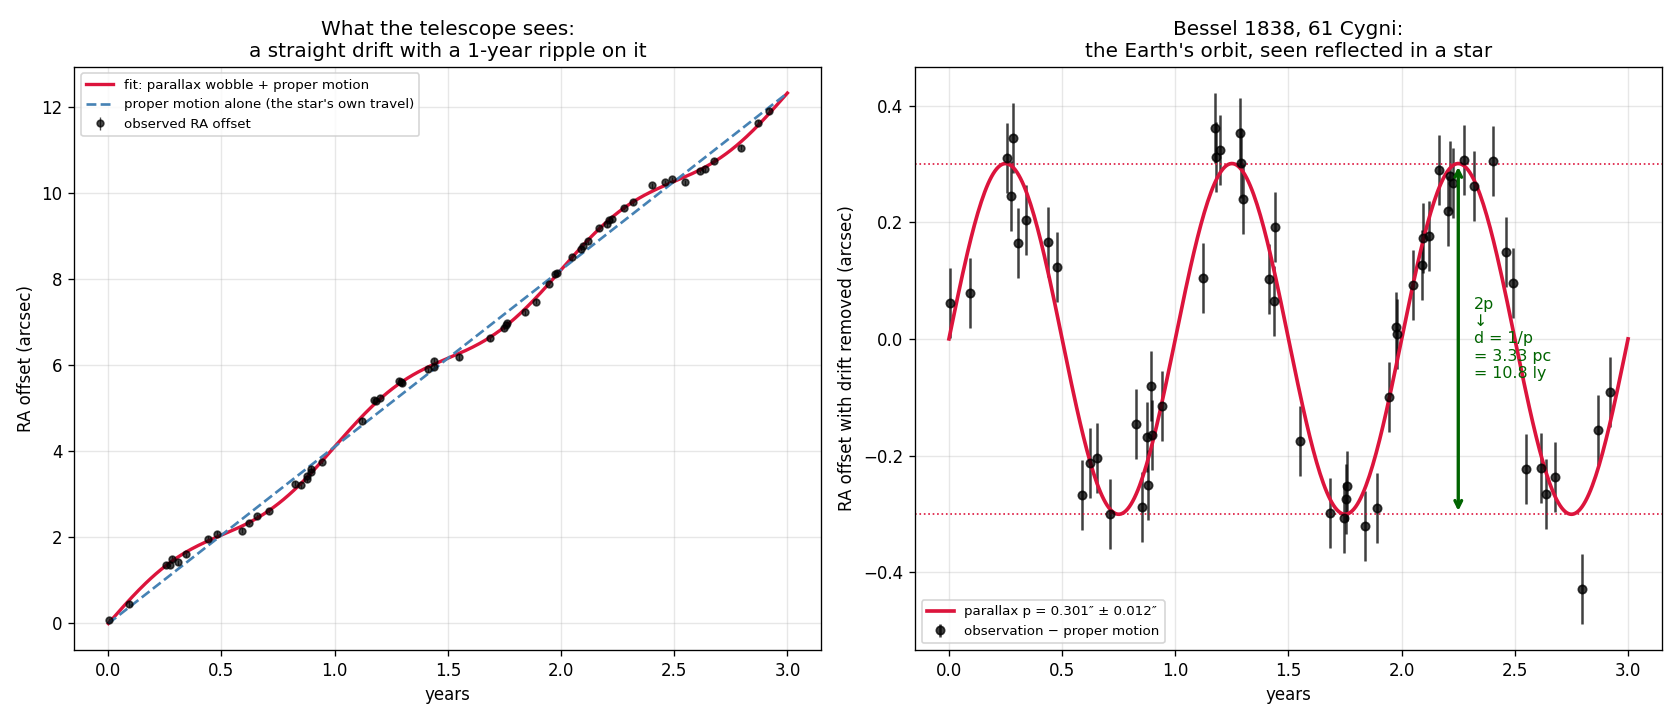

This chart was generated by the following Python code:
"""Bessel 1838: the first rung of the ladder, and the death of a 2000-year objection.

Aristarchus proposed a heliocentric universe around 270 BC. It was rejected for
one *good* scientific reason: if the Earth moves, nearby stars must shift against
the far ones over a year. Nobody could see any shift. The Greeks concluded the
Earth doesn't move. The correct conclusion — the one that took 2100 years to
verify — was that the stars are unimaginably far away.

Bessel finally measured it for 61 Cygni in 1838: 0.314 arcsec, an angle the size
of a coin seen from 15 km. That single number turned the sky from a dome into a
volume, and it is still the ONLY rung of the cosmic distance ladder that requires
no astrophysical assumptions — just trigonometry.

    phenomenon:   a nearby star traces a tiny ellipse on the sky over one year
    simulation:   generate a year of noisy (RA, Dec) measurements of 61 Cygni
    dissection:   fit the parallax ellipse with torch — the amplitude IS the
                  parallax angle; also fit the proper motion drifting underneath
    formula:      d(parsec) = 1 / p(arcsec).  That reciprocal DEFINES the parsec.
"""
from pathlib import Path

import matplotlib.pyplot as plt
import numpy as np
import torch

torch.manual_seed(0)
rng = np.random.default_rng(3)

# --- truth (unknown to the fitter): 61 Cygni, the star Bessel chose ---
P_TRUE = 0.2860         # arcsec, modern value of the parallax
PM_RA, PM_DEC = 4.10, 3.14   # arcsec/yr proper motion — 61 Cygni is a "flying star",
                             # which is exactly why Bessel guessed it was nearby
NOISE = 0.06            # arcsec, roughly Bessel's heliometer precision

# --- phenomenon: one year of observations ---
n = 60
t = np.sort(rng.uniform(0, 3.0, n))            # 3 years of campaign, in years
# Parallax makes the star swing opposite to Earth's position; proper motion drifts it.
ra_obs = P_TRUE * np.sin(2 * np.pi * t) + PM_RA * t + rng.normal(0, NOISE, n)
dec_obs = P_TRUE * np.cos(2 * np.pi * t) * 0.6 + PM_DEC * t + rng.normal(0, NOISE, n)
#                                          ^ the ellipse is squashed by the star's
#                                            ecliptic latitude; the RA swing is the
#                                            full parallax, so we fit on that.

# --- dissection: separate the yearly wobble from the straight-line drift ---
# Model:  ra(t) = p·sin(2πt) + μ_ra·t + ra0      (three unknowns, linear in all of them)
tt = torch.tensor(t)
design = torch.stack([torch.sin(2 * np.pi * tt), tt, torch.ones_like(tt)], dim=1)
sol = torch.linalg.lstsq(design, torch.tensor(ra_obs).unsqueeze(1)).solution.squeeze(1)
p_fit, pm_fit, ra0_fit = sol.tolist()

# Uncertainty on the parallax: sigma_p = sigma_noise * sqrt((AᵀA)^-1)_00
cov = torch.linalg.inv(design.T @ design)
resid = torch.tensor(ra_obs) - design @ sol
sigma = torch.sqrt((resid**2).sum() / (n - 3))
p_err = (sigma * torch.sqrt(cov[0, 0])).item()

print(f"fitted parallax  p = {p_fit:.4f} ± {p_err:.4f} arcsec   (truth {P_TRUE})")
print(f"fitted proper motion = {pm_fit:.3f} arcsec/yr  (truth {PM_RA})")
print(f"detection significance = {p_fit / p_err:.1f} sigma "
      f"— Bessel needed exactly this argument to be believed")
print()

# --- formula: the parsec is DEFINED so that this is a reciprocal ---
d_pc = 1.0 / p_fit
d_ly = d_pc * 3.26156
d_km = d_pc * 3.0857e13
print(f"d = 1/p = {d_pc:.2f} parsec = {d_ly:.2f} light-years = {d_km:.3e} km")
print(f"Greek upper bound on parallax (naked eye ~ 120\") implied d > {1/120:.4f} pc.")
print("They were not wrong to look. They were wrong to assume 'too small to see' = 'zero'.")

# --- visualization ---
fig, (ax1, ax2) = plt.subplots(1, 2, figsize=(14, 6))

# Left: the raw measurement, wobble hidden inside the drift
ax1.errorbar(t, ra_obs, yerr=NOISE, fmt="o", ms=4, color="black", alpha=0.7,
             lw=0.8, label="observed RA offset")
tf = np.linspace(0, 3, 400)
ax1.plot(tf, p_fit * np.sin(2 * np.pi * tf) + pm_fit * tf + ra0_fit, "-",
         color="crimson", lw=2, label="fit: parallax wobble + proper motion")
ax1.plot(tf, pm_fit * tf + ra0_fit, "--", color="steelblue", lw=1.6,
         label="proper motion alone (the star's own travel)")
ax1.set_xlabel("years")
ax1.set_ylabel("RA offset (arcsec)")
ax1.set_title("What the telescope sees:\na straight drift with a 1-year ripple on it")
ax1.legend(fontsize=8)
ax1.grid(alpha=0.3)

# Right: subtract the drift — the parallax ellipse appears
ax2.errorbar(t, ra_obs - (pm_fit * t + ra0_fit), yerr=NOISE, fmt="o", ms=5,
             color="black", alpha=0.75, label="observation − proper motion")
ax2.plot(tf, p_fit * np.sin(2 * np.pi * tf), color="crimson", lw=2.2,
         label=f"parallax p = {p_fit:.3f}″ ± {p_err:.3f}″")
ax2.axhline(p_fit, ls=":", color="crimson", lw=1)
ax2.axhline(-p_fit, ls=":", color="crimson", lw=1)
ax2.annotate("", xy=(2.25, p_fit), xytext=(2.25, -p_fit),
             arrowprops=dict(arrowstyle="<->", color="darkgreen", lw=2))
ax2.text(2.32, 0, f"2p\n↓\nd = 1/p\n= {d_pc:.2f} pc\n= {d_ly:.1f} ly",
         fontsize=9.5, color="darkgreen", va="center")
ax2.set_xlabel("years")
ax2.set_ylabel("RA offset with drift removed (arcsec)")
ax2.set_title("Bessel 1838, 61 Cygni:\nthe Earth's orbit, seen reflected in a star")
ax2.legend(fontsize=8, loc="lower left")
ax2.grid(alpha=0.3)

plt.tight_layout()
out = Path(__file__).with_suffix(".png")
plt.savefig(out, dpi=120)
print(f"Saved: {out}")
